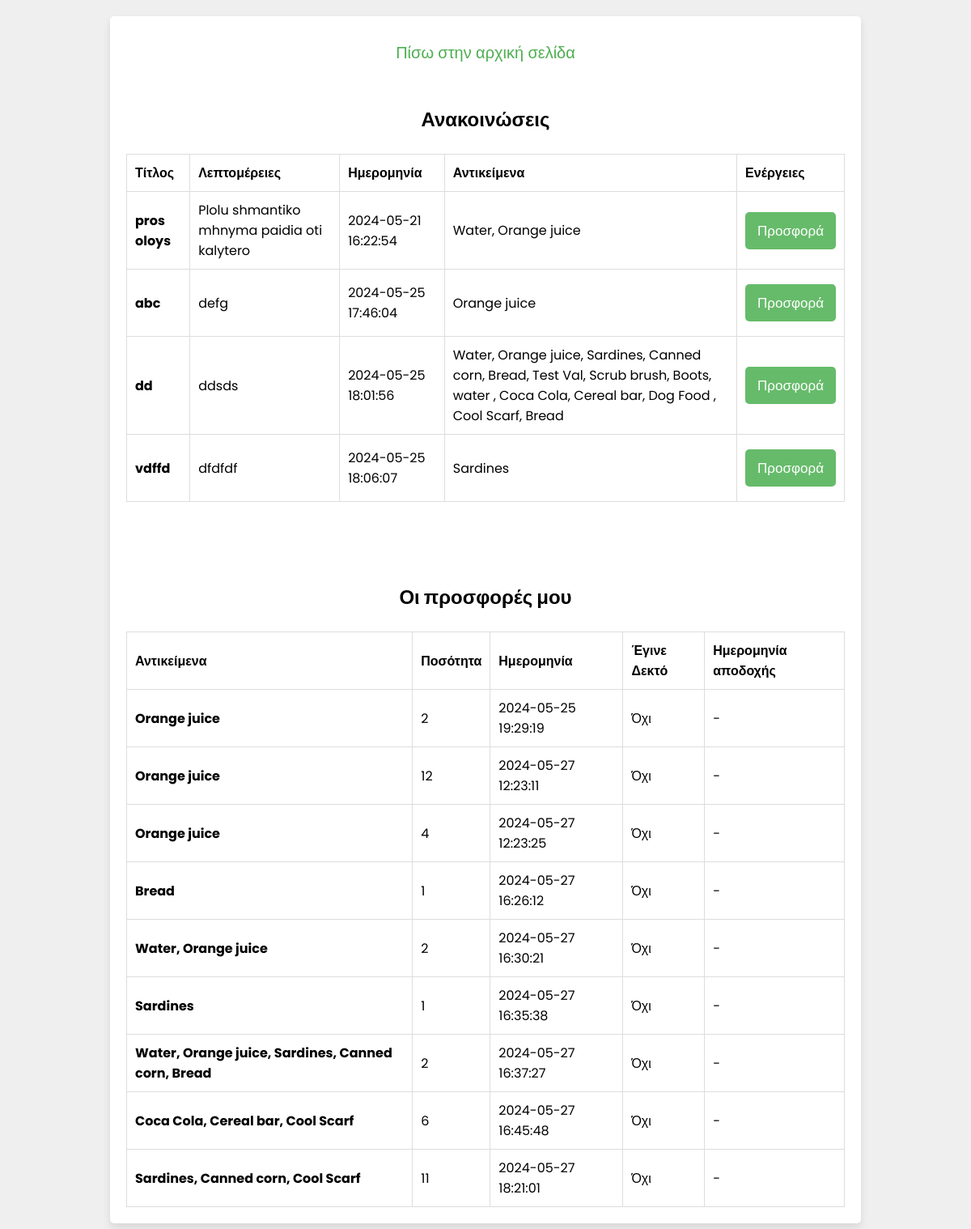
The page /civilian_announcements.php (signed in) on the database as committed earlier.
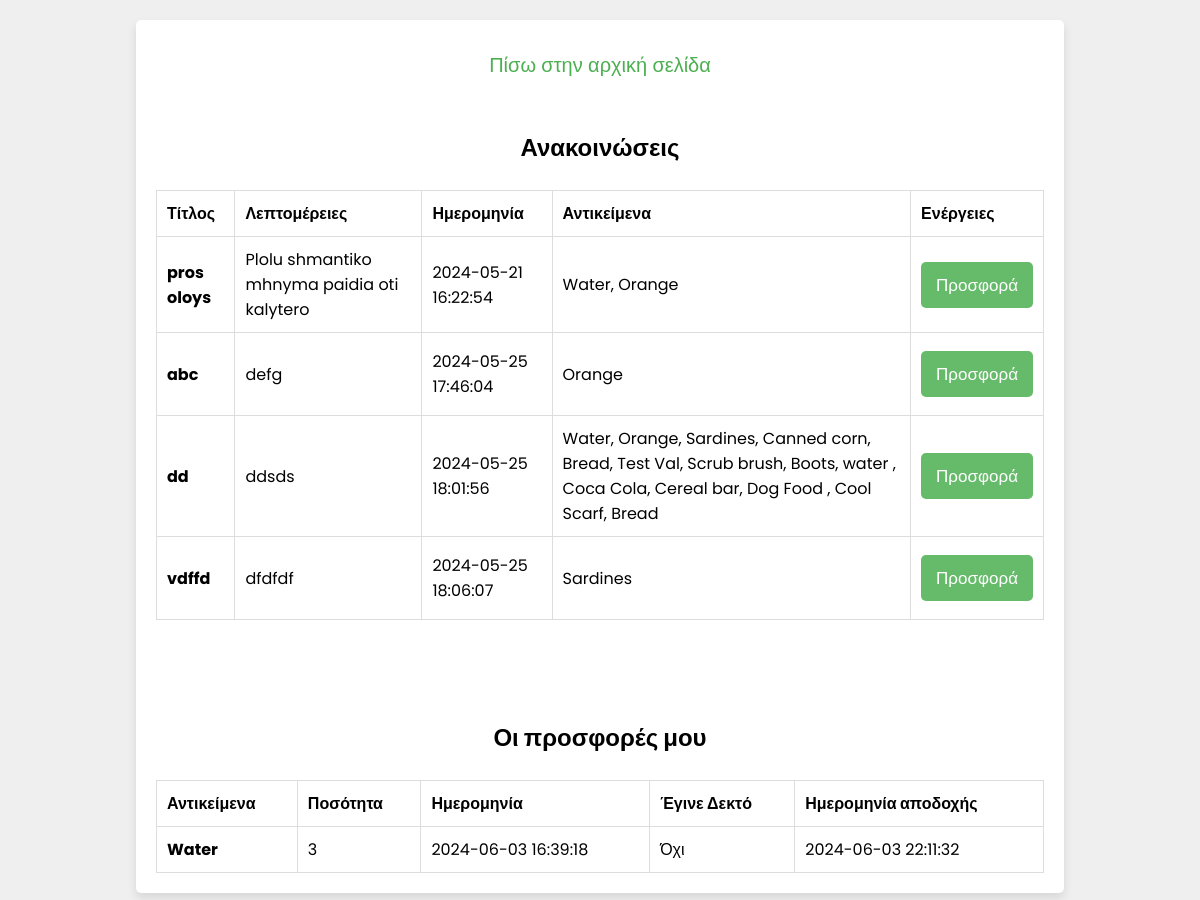
The same page on the database as committed later.
### tables this page shows
CREATE TABLE `announcements` (
  `id` int(255) NOT NULL,
  `title` varchar(255) NOT NULL,
  `details` text NOT NULL,
  `date` datetime NOT NULL,
  `item_ids` varchar(255) NOT NULL
);

CREATE TABLE `offers` (
  `id` int(255) NOT NULL,
  `civilian_id` int(255) NOT NULL,
  `date` datetime NOT NULL,
  `item_id` varchar(255) NOT NULL,
  `quantity` int(255) NOT NULL,
  `load_date` datetime NOT NULL,
  `rescuer_id` int(255) NOT NULL,
  `completed` int(1) NOT NULL,
  `complete_date` datetime DEFAULT NULL
);

### civilian_announcements.php (the view, shortened to what the changed rows need)
<?php
@include 'config.php';
$civilian_name = $_SESSION['user_name'];
$stmt = $conn->prepare("SELECT * FROM users WHERE name = ?");
$stmt->bind_param("s", $civilian_name);
$stmt->execute();
$result = $stmt->get_result();
$row = $result->fetch_assoc();
$civilian_id = $row['id'];
?>
<!DOCTYPE html>
<html lang="el">
<head>
    <link rel="stylesheet" href="css/style.css">
</head>
<body>
    <div class="form-container">
    <form id="initialize_form" action="" method="post">
    <br><br>
        <h2>Ανακοινώσεις</h2><br>
        <table class="table" id="announcementsTable">
            <thead>
                <tr>
                    <th scope="col">Τίτλος</th>
                    <th scope="col">Λεπτομέρειες</th>
                    <th scope="col">Ημερομηνία</th>
                    <th scope="col">Αντικείμενα</th>
                    <th scope="col">Ενέργειες</th>
                </tr>
            </thead>
            <tbody>
                <?php
                $stmt = $conn->prepare("SELECT id, title, details, date, item_ids FROM announcements");
                $stmt->execute();
                $result = $stmt->get_result();
                if ($result->num_rows > 0) {
                    while ($row = $result->fetch_assoc()) {
                        $announcement_id = $row['id'];
                        $item_ids = explode(',', $row['item_ids']);
                        $item_names = [];
                        foreach ($item_ids as $item_id) {
                            $item_stmt = $conn->prepare("SELECT name FROM items WHERE id = ?");
                            $item_stmt->bind_param("i", $item_id);
                            $item_stmt->execute();
                            $item_result = $item_stmt->get_result();
                            if ($item_row = $item_result->fetch_assoc()) {
                                $item_names[] = $item_row['name'];
                            }
                        }
                        $item_names_str = implode(', ', $item_names);
                        echo '<tr>
                            <th scope="row">' . htmlspecialchars($row['title']) . '</th>
                            <td>' . htmlspecialchars($row['details']) . '</td>
                            <td>' . htmlspecialchars($row['date']) . '</td>
                            <td>' . htmlspecialchars($item_names_str) . '</td>
                            <td>
                                <button class="update-btn form-btn"><a href="add_offer_or_request.php?is_a=offer&announcement_id=' . $announcement_id . '">Προσφορά</a></button>
                            </td>
                        </tr>';
                    }
                } else {
                    echo "<tr><td colspan='5'>Δεν βρέθηκαν ανακοινώσεις</td></tr>";
                }
                ?>
            </tbody>
        </table>
        <br><br>
        <form id="initialize_form" action="" method="post">
            <br><br>
            <h2>Οι προσφορές μου</h2><br>
            <table class="table" id="offersTable">
                <thead>
                    <tr>
                        <th scope="col">Αντικείμενα</th>
                        <th scope="col">Ποσότητα</th>
                        <th scope="col">Ημερομηνία</th>
                        <th scope="col">Έγινε Δεκτό</th>
                        <th scope="col">Ημερομηνία αποδοχής</th>
                    </tr>
                </thead>
                <tbody>
                    <?php
                    $stmt = $conn->prepare("SELECT * FROM offers WHERE civilian_id = ?");
                    $stmt->bind_param("i", $civilian_id);
                    $stmt->execute();
                    $result = $stmt->get_result();
                    if ($result) {
                        while ($row = $result->fetch_assoc()) {
                            $itemIds = explode(',', $row['item_id']);
                            $itemNames = [];
                            foreach ($itemIds as $itemId) {
                                $itemStmt = $conn->prepare("SELECT name FROM items WHERE id = ?");
                                $itemStmt->bind_param("i", $itemId);
                                $itemStmt->execute();
                                $itemResult = $itemStmt->get_result();
                                $itemRow = $itemResult->fetch_assoc();
                                $itemNames[] = $itemRow['name'];
                            }
                            $itemNamesString = implode(', ', $itemNames);
                            $accepted = $row['rescuer_id'] != 0 ? 'Ναι' : 'Όχι';
                            $load_date = $row['load_date'] !='0000-00-00 00:00:00'? $row['load_date'] : '-';
                            echo '<tr>
                                <th scope="row">' . htmlspecialchars($itemNamesString) . '</th>
                                <td>' . htmlspecialchars($row['quantity']) . '</td>
                                <td>' . htmlspecialchars($row['date']) . '</td>
                                <td>' . htmlspecialchars($accepted) . '</td>
                                <td>' . htmlspecialchars($load_date) . '</td>
                            </tr>';
                        }
                    }
                    ?>
                </tbody>
            </table>
        </form>
    </div>
</body>
</html>

Rows that differ between the two databases and show on the page:
no longer on this page (row edited): offers: itemNamesString "Orange juice", quantity "2", date "2024-05-25 19:29:19", rescuer "Όχι", load_date "-"
removed offers: itemNamesString "Orange juice", quantity "12", date "2024-05-27 12:23:11", rescuer "Όχι", load_date "-"
removed offers: itemNamesString "Orange juice", quantity "4", date "2024-05-27 12:23:25", rescuer "Όχι", load_date "-"
removed offers: itemNamesString "Bread", quantity "1", date "2024-05-27 16:26:12", rescuer "Όχι", load_date "-"
removed offers: itemNamesString "Water, Orange juice", quantity "2", date "2024-05-27 16:30:21", rescuer "Όχι", load_date "-"
removed offers: itemNamesString "Sardines", quantity "1", date "2024-05-27 16:35:38", rescuer "Όχι", load_date "-"
removed offers: itemNamesString "Water, Orange juice, Sardines, Canned corn, Bread", quantity "2", date "2024-05-27 16:37:27", rescuer "Όχι", load_date "-"
removed offers: itemNamesString "Coca Cola, Cereal bar, Cool Scarf", quantity "6", date "2024-05-27 16:45:48", rescuer "Όχι", load_date "-"
removed offers: itemNamesString "Sardines, Canned corn, Cool Scarf", quantity "11", date "2024-05-27 18:21:01", rescuer "Όχι", load_date "-"
computed for announcements "pros oloys": item_names_str "Water, Orange juice" → "Water, Orange"
computed for announcements "abc": item_names_str "Orange juice" → "Orange"
computed for announcements "dd": item_names_str "Water, Orange juice, Sardines, Canned corn, Bread, Test Val, Scrub brush, Boots, water , Coca Cola, Cereal bar, Dog Food , Cool Scarf, Bread" → "Water, Orange, Sardines, Canned corn, Bread, Test Val, Scrub brush, Boots, water , Coca Cola, Cereal bar, Dog Food , Cool Scarf, Bread"
added offers: itemNamesString "Water", quantity "3", date "2024-06-03 16:39:18", rescuer "Όχι", load_date "2024-06-03 22:11:32"
